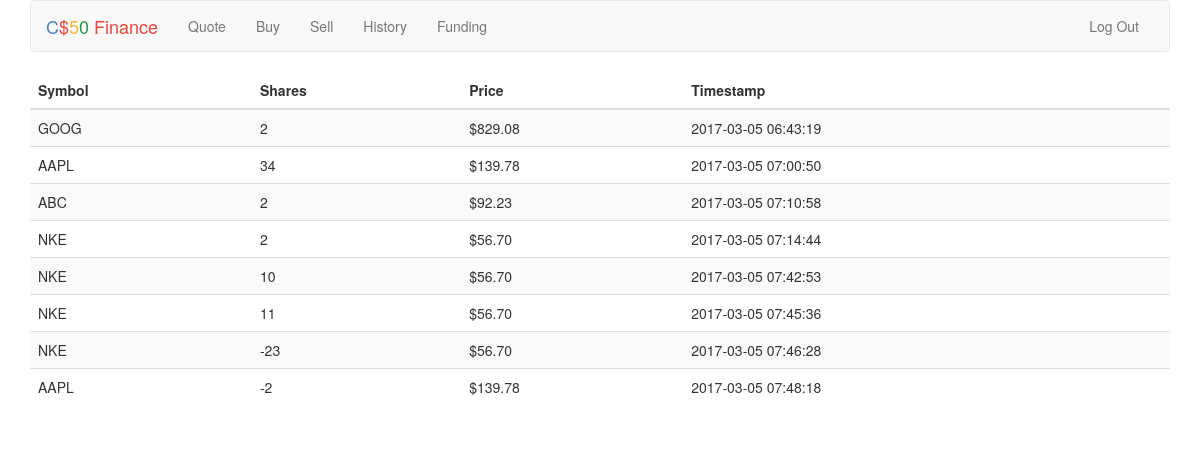
/history (signed in), run on the app's committed database.
### tables this page shows
CREATE TABLE 'transactions' ('id' INTEGER PRIMARY KEY AUTOINCREMENT NOT NULL, 'user_id' INTEGER NOT NULL, 'symbol' TEXT NOT NULL, 'price' NUMERIC NOT NULL, 'shares' INTEGER NOT NULL, 'time' DATETIME NOT NULL DEFAULT CURRENT_TIMESTAMP);

### application.py (the view)
@app.route("/history")
@login_required
def history():
    transactions = db.execute("SELECT * FROM transactions WHERE user_id=:user_id ORDER BY time",
                             user_id = session["user_id"])
    print(transactions)
    return render_template("history.html", rows=transactions)

### helpers.py (called while the page is built)
def login_required(f):
    @wraps(f)
    def decorated_function(*args, **kwargs):
        if session.get("user_id") is None:
            return redirect(url_for("login", next=request.url))
        return f(*args, **kwargs)
    return decorated_function

def usd(value):
    return "${:,.2f}".format(value)

### templates/history.html (shortened to what this page needs)
{% extends "layout.html" %}
{% block main %}
<table class="table table-striped">
        <thead>
            <tr>
                <th>Symbol</th>
                <th>Shares</th>
                <th>Price</th>
                <th>Timestamp</th>
            </tr>
        </thead>
        <tbody>
            {% for row in rows %}
            <tr>
                <td>{{ row.symbol }}</td>
                <td>{{ row.shares }}</td>
                <td>{{ row.price|usd }}</td>
                <td>{{ row.time }}</td>
            </tr>
            {% endfor %}
        </tbody>
    </table>
{% endblock %}

### templates/layout.html (shortened to what this page needs)
<!DOCTYPE html>
<html lang="en">
    <head>
        <link href="https://maxcdn.bootstrapcdn.com/bootstrap/3.3.7/css/bootstrap.min.css" rel="stylesheet"/>
        <link href="{{ url_for('static', filename='styles.css') }}" rel="stylesheet"/>
    </head>
    <body>
        <div class="container">
            <nav class="navbar navbar-default">
                <div class="container-fluid">
                    <div class="navbar-header">
                        <a class="navbar-brand" href="{{ url_for('index') }}"><span class="blue">C</span><span class="red">$</span><span class="yellow">5</span><span class="green">0</span> <span class="red">Finance</span></a>
                    </div>
                    <div class="collapse navbar-collapse" id="navbar">
                        {% if session.user_id %}
                            <ul class="nav navbar-nav">
                                <li><a href="{{ url_for('quote') }}">Quote</a></li>
                                <li><a href="{{ url_for('buy') }}">Buy</a></li>
                                <li><a href="{{ url_for('sell') }}">Sell</a></li>
                                <li><a href="{{ url_for('history') }}">History</a></li>
                                <li><a href="{{ url_for('funding') }}">Funding</a></li>
                            </ul>
                            <ul class="nav navbar-nav navbar-right">
                                <li><a href="{{ url_for('logout') }}">Log Out</a></li>
                            </ul>
                        {% else %}
                            <ul class="nav navbar-nav navbar-right">
                                <li><a href="{{ url_for('register') }}">Register</a></li>
                                <li><a href="{{ url_for('logout') }}">Log In</a></li>
                            </ul>
                        {% endif %}
                    </div>
                </div>
            </nav>
            <main>
                {% block main %}{% endblock %}
            </main>
        </div>
    </body>
</html>

### static/styles.css (style rules this page uses)
.container { margin-left: auto; margin-right: auto; text-align: center; }
.navbar-default .navbar-brand .blue { color: #537fbe; }
.navbar-default .navbar-brand .red { color: #ea433b; }
.navbar-default .navbar-brand .yellow { color: #f5b82e; }
.navbar-default .navbar-brand .green { color: #2e944b; }
main td { text-align: left; }

### data on the page
transactions: symbol "GOOG", shares "2", price "$829.08", time "2017-03-05 06:43:19"
transactions: symbol "AAPL", shares "34", price "$139.78", time "2017-03-05 07:00:50"
transactions: symbol "ABC", shares "2", price "$92.23", time "2017-03-05 07:10:58"
transactions: symbol "NKE", shares "2", price "$56.70", time "2017-03-05 07:14:44"
transactions: symbol "NKE", shares "10", price "$56.70", time "2017-03-05 07:42:53"
transactions: symbol "NKE", shares "11", price "$56.70", time "2017-03-05 07:45:36"
transactions: symbol "NKE", shares "-23", price "$56.70", time "2017-03-05 07:46:28"
transactions: symbol "AAPL", shares "-2", price "$139.78", time "2017-03-05 07:48:18"
